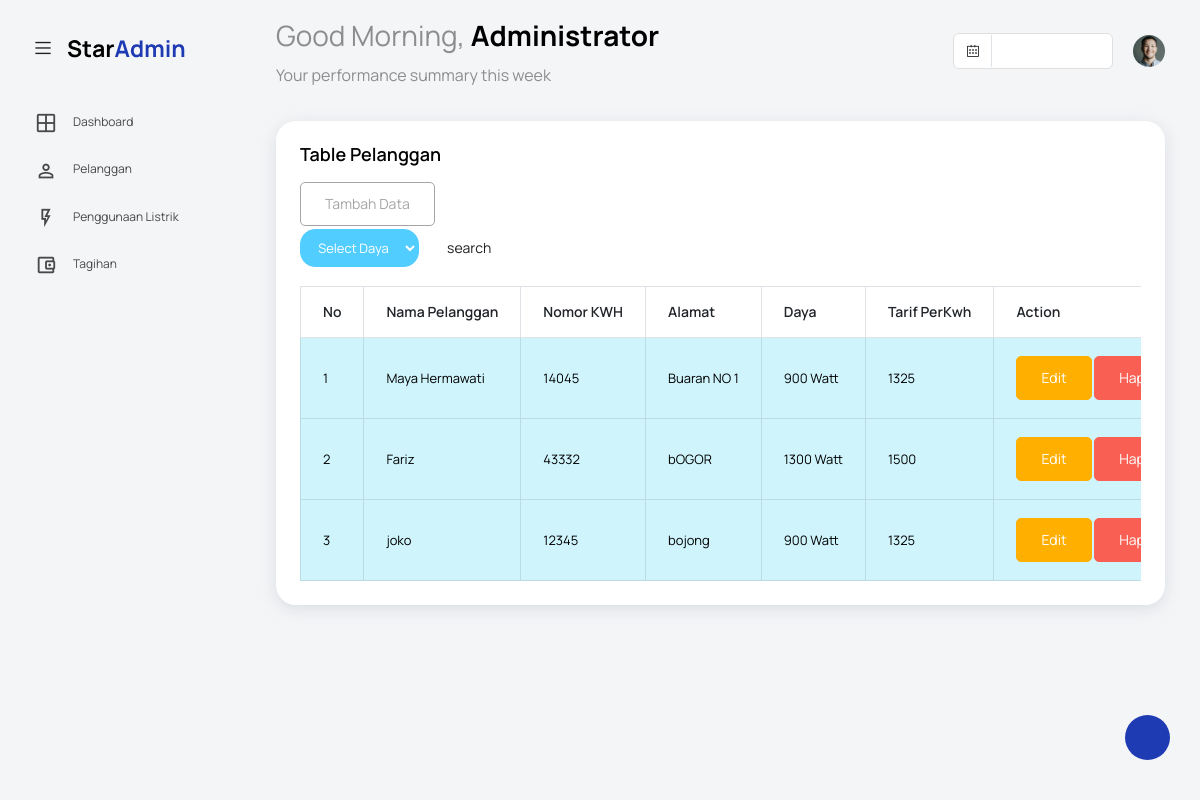
Page /pelanggan.php (signed in) on the committed database.
### tables this page shows
CREATE TABLE `pelanggan` (
  `id_pelanggan` int(20) NOT NULL,
  `username` varchar(50) NOT NULL,
  `password` varchar(50) NOT NULL,
  `nomor_kwh` int(25) NOT NULL,
  `nama_pelanggan` varchar(250) NOT NULL,
  `alamat` text NOT NULL,
  `id_tarif` int(20) NOT NULL
);

CREATE TABLE `tarif` (
  `id_tarif` int(20) NOT NULL,
  `daya` varchar(25) NOT NULL,
  `tarifperkwh` int(50) NOT NULL
);

### pelanggan.php (the view, shortened to what this page needs)
<!DOCTYPE html>
<html lang="en"> <?php include ("headfoot/header.php"); ?> <body>
    <div class="main-panel">
      <div class="content-wrapper">
        <div class="row">
          <div class="col-lg-12 stretch-card">
            <div class="card">
              <div class="card-body">
                <h4 class="card-title">Table Pelanggan</h4>
                <?php if($_SESSION['id_pelanggan']) {
                  echo "";
                } else {?>
                  <a href="tambahpelanggan.php" class="btn btn-outline-secondary">Tambah Data</a>
                <?php } ?>
                <form method="post" action="pelanggan.php" enctype="multipart/form-data">
                    <div class="dropdown">
                        <select class="btn btn-info btn-sm dropdown-toggle" type="button" id="dropdownMenuSizeButton3" data-bs-toggle="dropdown" name="daya" id="daya">
                        <option class="dropdown-item" value="0">Select Daya</option>
                        </select>
                    <input type = "submit" name="search" value="search" class="btn btn-default">
                    </div>
                </form>
                <div class="table-responsive pt-3">
                  <table class="table table-bordered">
                    <thead>
                      <tr>
                        <th> No</th>
                        <th> Nama Pelanggan </th>
                        <th> Nomor KWH </th>
                        <th> Alamat </th>
                        <th> Daya </th>
                        <th> Tarif PerKwh </th>
                        <th> Action </th>
                      </tr>
                    </thead>
                    <tbody>
                    <?php
                     $id_pelanggan = $_SESSION['id_pelanggan'];
                    if($_SESSION['id_pelanggan'] == "") {
                        $daya = isset($_POST['daya']) ? $_POST['daya'] : '';
                        $no = 1;
                        $sql = mysqli_query($con, "CALL spDayaPelanggan('$daya', '$id_pelanggan')");
                        while ($row = mysqli_fetch_array($sql)){?>
                      <tr class="table-info">
                        <td><?=$no++;?></td>
                        <td><?php echo $row['nama_pelanggan'];?></td>
                        <td> <?php echo $row['nomor_kwh'];?> </td>
                        <td><?php echo $row['alamat'];?> </td>
                        <td><?php echo $row['daya'];?> Watt</td>
                        <td><?php echo $row['tarifperkwh'];?> </td>
                        <td>
                            <a class="btn btn-warning" href='updatepelanggan.php?id_pelanggan=<?=$row['id_pelanggan']?>'>Edit</a>
                            <a class="btn btn-danger" href="controller/deletepelanggan.php?id_pelanggan=<?=$row['id_pelanggan'] ?>">Hapus</a>
                        </td>
                      </tr>
                      <?php }} else {
                        $no = 1;
                        $sql = mysqli_query($con, "CALL spDayaPelanggan('$id_pelanggan', '$id_pelanggan')");
                        while ($row = mysqli_fetch_array($sql)){?>
                      <tr class="table-info">
                        <td><?=$no++;?></td>
                        <td><?php echo $row['nama_pelanggan'];?></td>
                        <td> <?php echo $row['nomor_kwh'];?> </td>
                        <td><?php echo $row['alamat'];?> </td>
                        <td><?php echo $row['daya'];?> Watt</td>
                        <td><?php echo $row['tarifperkwh'];?> </td>
                        <td></td>
                      </tr>
                      <?php }}?>
                    </tbody>
                  </table>
                </div>
              </div>
            </div>
          </div>
        </div>
      </div>
    </div>
  </body>
</html>

### headfoot/header.php (shortened to what this page needs)
<?php include ("controller/connection.php");
if (isset($_SESSION['logged']))
{
    $name = $_SESSION['nama'];
?>
  <link rel="stylesheet" href="vendors/feather/feather.css">
  <link rel="stylesheet" href="vendors/mdi/css/materialdesignicons.min.css">
  <link rel="stylesheet" href="vendors/ti-icons/css/themify-icons.css">
  <link rel="stylesheet" href="vendors/typicons/typicons.css">
  <link rel="stylesheet" href="vendors/simple-line-icons/css/simple-line-icons.css">
  <link rel="stylesheet" href="vendors/css/vendor.bundle.base.css">
  <link rel="stylesheet" href="css/vertical-layout-light/style.css">
  <div class="container-scroller">
    <nav class="navbar default-layout col-lg-12 col-12 p-0 fixed-top d-flex align-items-top flex-row">
      <div class="text-center navbar-brand-wrapper d-flex align-items-center justify-content-start">
        <div class="me-3">
          <button class="navbar-toggler navbar-toggler align-self-center" type="button" data-bs-toggle="minimize">
            <span class="icon-menu"></span>
          </button>
        </div>
        <div>
          <a class="navbar-brand brand-logo" href="dashboard.php">
            <img src="images/logo.svg" alt="logo" />
          </a>
        </div>
      </div>
      <div class="navbar-menu-wrapper d-flex align-items-top">
        <ul class="navbar-nav">
          <li class="nav-item font-weight-semibold d-none d-lg-block ms-0">
            <h1 class="welcome-text">Good Morning, <span class="text-black fw-bold"><?=$name;?></span></h1>
            <h3 class="welcome-sub-text">Your performance summary this week </h3>
          </li>
        </ul>
        <ul class="navbar-nav ms-auto">
          <li class="nav-item d-none d-lg-block">
            <div id="datepicker-popup" class="input-group date datepicker navbar-date-picker">
              <span class="input-group-addon input-group-prepend border-right">
                <span class="icon-calendar input-group-text calendar-icon"></span>
              </span>
              <input type="text" class="form-control">
            </div>
          </li>
          <li class="nav-item dropdown d-none d-lg-block user-dropdown">
            <a class="nav-link" id="UserDropdown" href="#" data-bs-toggle="dropdown" aria-expanded="false">
              <img class="img-xs rounded-circle" src="images/faces/face8.jpg" alt="Profile image"> </a>
          </li>
        </ul>
      </div>
    </nav>
    <div class="container-fluid page-body-wrapper">
      <div class="theme-setting-wrapper">
        <div id="settings-trigger"><i class="ti-settings"></i></div>
      </div>
      <nav class="sidebar sidebar-offcanvas" id="sidebar">
        <ul class="nav">
          <li class="nav-item">
            <a class="nav-link" href="dashboard.php">
              <i class="mdi mdi-grid-large menu-icon"></i>
              <span class="menu-title">Dashboard</span>
            </a>
          </li>
          <li class="nav-item">
            <a class="nav-link" href="pelanggan.php">
              <i class="mdi mdi-account-outline menu-icon "></i>
              <span class="menu-title">Pelanggan</span>
            </a>
          </li>
          <li class="nav-item">
            <a class="nav-link" href="penggunaan.php">
              <i class="mdi mdi-flash-outline menu-icon"></i>
              <span class="menu-title">Penggunaan Listrik</span>
            </a>
          </li>
          <li class="nav-item">
            <a class="nav-link" href="tagihan.php">
              <i class=" mdi mdi-wallet-outline menu-icon"></i>
              <span class="menu-title">Tagihan</span>
            </a>
          </li>
        </ul>
      </nav>
      <?php
}
else
{
die ("'<script>alert('Maaf hanya admin yang dapet mengakses'); window.location = '../index.php'</script>'");
}
?>

### rows in the picture
pelanggan: nama_pelanggan "Maya Hermawati", nomor_kwh "14045", alamat "Buaran NO 1", id_tarif.daya "900", id_tarif.tarifperkwh "1325"
pelanggan: nama_pelanggan "Fariz", nomor_kwh "43332", alamat "bOGOR", id_tarif.daya "1300", id_tarif.tarifperkwh "1500"
pelanggan: nama_pelanggan "joko", nomor_kwh "12345", alamat "bojong", id_tarif.daya "900", id_tarif.tarifperkwh "1325"

### other values in the picture
$name "Administrator"
